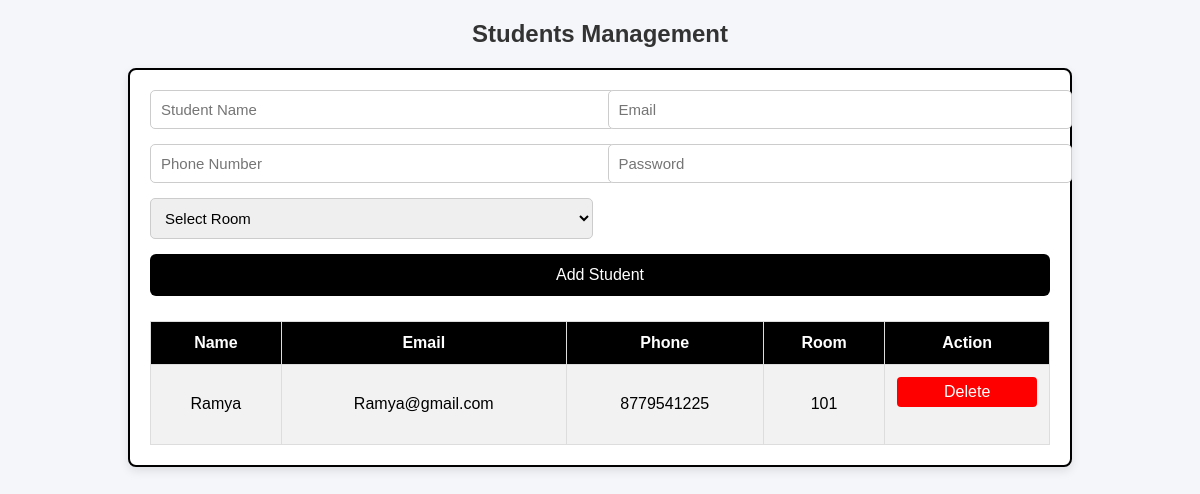
/students (signed in), run on the app's committed database.
### tables this page shows
CREATE TABLE students (
        id INTEGER PRIMARY KEY AUTOINCREMENT,
        name TEXT NOT NULL,
        email TEXT UNIQUE NOT NULL,
        password TEXT NOT NULL,
        phone TEXT NOT NULL,
        room_id INTEGER,
        FOREIGN KEY (room_id) REFERENCES rooms(id)
    );

CREATE TABLE rooms (
        id INTEGER PRIMARY KEY AUTOINCREMENT,
        room_no TEXT NOT NULL,
        capacity INTEGER NOT NULL,
        occupied INTEGER DEFAULT 0
    );

### app.py (the view, shortened to what this page needs)
@app.route("/students", methods=["GET", "POST"])
def students():
    if "admin" not in session:
        return redirect("/login")
    con = get_db()
    cur = con.cursor()
    students = cur.execute("""
        SELECT students.id,
               students.name,
               students.email,
               students.phone,
               rooms.room_no
        FROM students
        LEFT JOIN rooms ON students.room_id = rooms.id
    """).fetchall()
    rooms = cur.execute(
        "SELECT id, room_no FROM rooms WHERE occupied < capacity"
    ).fetchall()
    con.close()
    return render_template("students.html", students=students, rooms=rooms)

### database.py (called while the page is built)
def get_db():
    conn = sqlite3.connect(DB_NAME)
    conn.row_factory = sqlite3.Row
    return conn

### templates/students.html (shortened to what this page needs)
<!DOCTYPE html>
<html>
<head>
</head>
<body>
<h2>Students Management</h2>
<div class="container">
    <form method="post">
        <input type="text" name="name" placeholder="Student Name" required>
        <input type="email" name="email" placeholder="Email" required>
        <input type="text" name="phone" placeholder="Phone Number" required
               pattern="[0-9]{10}" title="Enter 10 digit phone number">
        <input type="password" name="password" placeholder="Password" required>
        <select name="room_id" required>
            <option value="">Select Room</option>
        </select>
        <button type="submit">Add Student</button>
    </form>
    <table>
        <tr>
            <th>Name</th>
            <th>Email</th>
            <th>Phone</th>
            <th>Room</th>
            <th>Action</th>
        </tr>
        {% for s in students %}
        <tr>
            <td>{{ s[1] }}</td>
            <td>{{ s[2] }}</td>
            <td>{{ s[3] }}</td>
            <td>{{ s[4] }}</td>
            <td>
                <form action="/delete_student/{{ s[0] }}" method="post"
                      onsubmit="return confirm('Are you sure you want to delete this student?');">
                    <button type="submit" class="delete-btn">Delete</button>
                </form>
            </td>
        </tr>
        {% endfor %}
    </table>
</div>
</body>
</html>

### templates/students.html (style rules this page uses)
body { font-family: Arial, sans-serif; background: #f4f6f9; margin: 0; padding: 0; }
h2 { text-align: center; margin-top: 20px; color: #333; }
.container { width: 90%; max-width: 900px; margin: auto; background: white; padding: 20px; border-radius: 8px; box-shadow: 0 4px 10px rgba(0,0,0,0.1); border: 2px solid black; }
form { display: grid; grid-template-columns: repeat(2, 1fr); gap: 15px; margin-bottom: 25px; }
input, select { padding: 10px; font-size: 15px; border: 1px solid #ccc; border-radius: 5px; width: 100%; }
button { grid-column: span 2; padding: 12px; background: black; color: white; font-size: 16px; border: none; border-radius: 6px; cursor: pointer; }
table { width: 100%; border-collapse: collapse; }
th, td { padding: 12px; border: 1px solid #ddd; text-align: center; }
th { background: black; color: white; }
tr:nth-child(even) { background: #f2f2f2; }
.delete-btn { background: red; color: white; padding: 6px 12px; border: none; border-radius: 4px; cursor: pointer; }

### data on the page
students: name "Ramya", email "Ramya@gmail.com", phone "8779541225", room_no "101"
